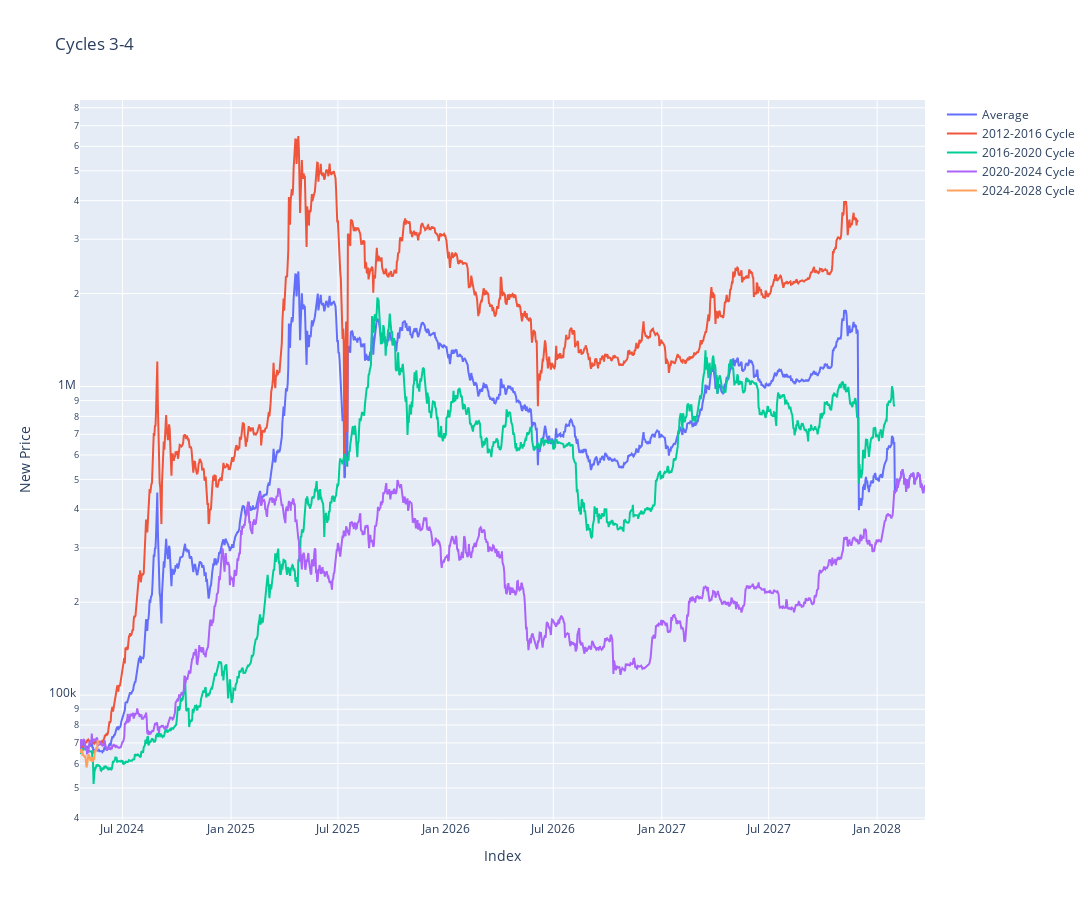

The cell this chart's notebook holds for it:
### Code cell
import plotly.graph_objects as go
import pandas as pd

# Create a new figure
fig = go.Figure()

# Calculate the average of new_price for cycle3 and cycle4
# Calculate the median of new_price for cycle3, cycle2, and cycle4
average_price = pd.concat([cycle3['new_price'], cycle2['new_price'], cycle4['new_price']], axis=1).mean(axis=1)

# Convert the average_price Series into a DataFrame
average_price = average_price.to_frame()

# Rename the 0 column to 'new_price'
average_price.columns = ['new_price']

# Add a new column called 'new_date' and use the 'new_date' column from cycle4
average_price['new_date'] = cycle4['new_date']

# # Add a trace for the average_price
fig.add_trace(go.Scatter(x=average_price.new_date, y=average_price.new_price, mode='lines', name='Average'))

# Add traces for new_price for cycle3 and cycle4
fig.add_trace(go.Scatter(x=cycle2.new_date, y=cycle2['new_price'], mode='lines', name='2012-2016 Cycle'))
fig.add_trace(go.Scatter(x=cycle3.new_date, y=cycle3['new_price'], mode='lines', name='2016-2020 Cycle'))
fig.add_trace(go.Scatter(x=cycle4.new_date, y=cycle4['new_price'], mode='lines', name='2020-2024 Cycle'))
fig.add_trace(go.Scatter(x=cycle5.date, y=cycle5['price'], mode='lines', name='2024-2028 Cycle'))
# Set labels and title
fig.update_layout(
    title='Cycles 3-4',
    xaxis_title='Index',
    yaxis_title='New Price',
    width=1500,  # Set the width of the plot
    height=900  # Set the height of the plot
)



# Set y-axis to logarithmic scale
fig.update_yaxes(type='log')

# Show the plot
fig.show()

### Figure 1 — Plotly figure (JSON) as saved in the notebook; plotly's stock layout.template omitted (floating-point values rounded to 4 significant figures; data arrays with more than 128 entries replaced by an {"elided": "..."} marker saying what was removed)
{"data": [{"mode": "lines", "name": "Average", "type": "scatter", "x": {"elided": "1433 str values"}, "y": {"elided": "1433 float values"}}, {"mode": "lines", "name": "2012-2016 Cycle", "type": "scatter", "x": {"elided": "1319 str values"}, "y": {"elided": "1319 float values"}}, {"mode": "lines", "name": "2016-2020 Cycle", "type": "scatter", "x": {"elided": "1381 str values"}, "y": {"elided": "1381 float values"}}, {"mode": "lines", "name": "2020-2024 Cycle", "type": "scatter", "x": {"elided": "1433 str values"}, "y": {"elided": "1433 float values"}}, {"mode": "lines", "name": "2024-2028 Cycle", "type": "scatter", "x": ["2024-04-21T00:00:00", "2024-04-22T00:00:00", "2024-04-23T00:00:00", "2024-04-24T00:00:00", "2024-04-25T00:00:00", "2024-04-26T00:00:00", "2024-04-27T00:00:00", "2024-04-28T00:00:00", "2024-04-29T00:00:00", "2024-04-30T00:00:00", "2024-05-01T00:00:00", "2024-05-02T00:00:00", "2024-05-03T00:00:00", "2024-05-04T00:00:00", "2024-05-05T00:00:00", "2024-05-06T00:00:00", "2024-05-07T00:00:00", "2024-05-08T00:00:00", "2024-05-09T00:00:00", "2024-05-10T00:00:00", "2024-05-11T00:00:00", "2024-05-12T00:00:00", "2024-05-13T00:00:00", "2024-05-14T00:00:00", "2024-05-15T00:00:00", "2024-05-16T00:00:00", "2024-05-17T00:00:00", "2024-05-18T00:00:00", "2024-05-19T00:00:00", "2024-05-20T00:00:00", "2024-05-21T00:00:00", "2024-05-23T00:00:00"], "y": [64930.0, 66840.0, 66410.0, 64280.0, 64480.0, 63760.0, 63420.0, 63110.0, 63840.0, 60640.0, 58250.0, 59120.0, 62890.0, 63890.0, 64030.0, 63160.0, 62330.0, 61190.0, 63050.0, 60790.0, 60790.0, 61450.0, 62900.0, 61550.0, 66270.0, 65230.0, 67050.0, 66940.0, 66280.0, 71450.0, 70140.0, 69520.0]}], "layout": {"height": 900, "title": {"text": "Cycles 3-4"}, "width": 1500, "xaxis": {"title": {"text": "Index"}}, "yaxis": {"title": {"text": "New Price"}, "type": "log"}}}
